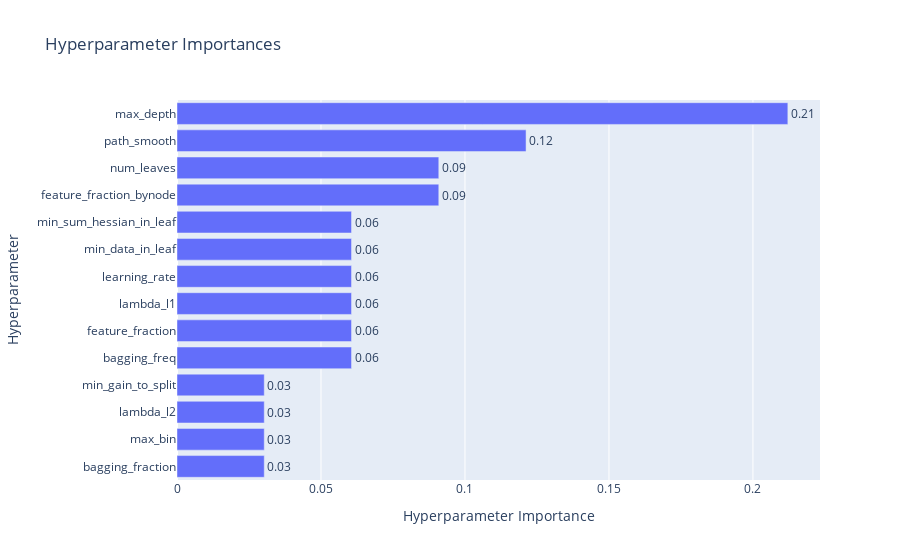
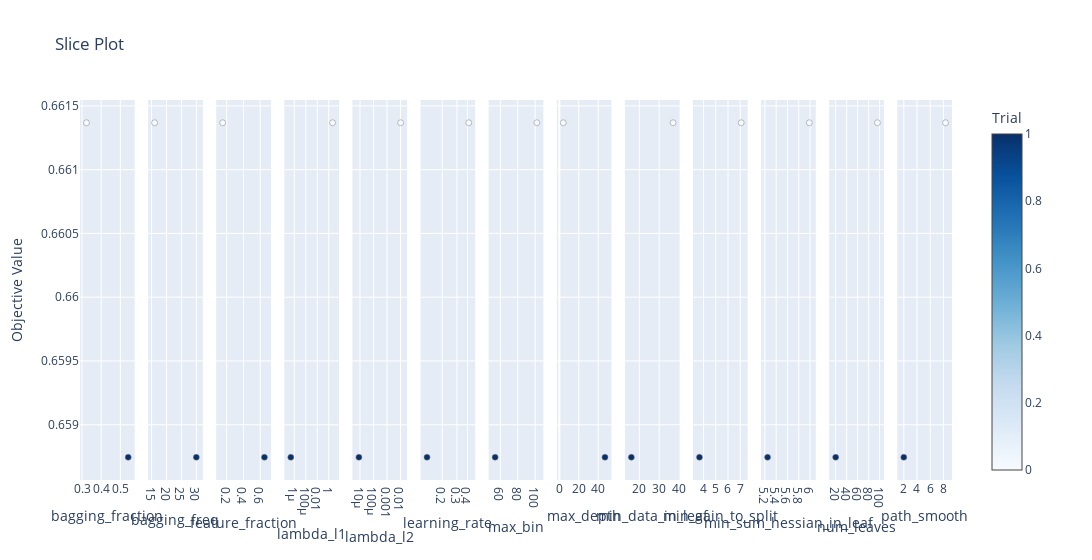

The notebook cell saved with these charts, in order:
### Code cell
memo = "saving score test"
model, df_pred = model_tuner_multi.multi_lightGBM(df4, feature_col2, memo=memo, n_trials=2, save_result=True, visualization=True)

### Figure 1 — Plotly figure (JSON) as saved in the notebook; plotly's stock layout.template omitted (floating-point values rounded to 4 significant figures)
{"data": [{"cliponaxis": false, "hovertemplate": ["bagging_fraction (FloatDistribution): 0.03030303030303031<extra></extra>", "max_bin (IntDistribution): 0.03030303030303031<extra></extra>", "lambda_l2 (FloatDistribution): 0.030303030303030318<extra></extra>", "min_gain_to_split (FloatDistribution): 0.030303030303030318<extra></extra>", "bagging_freq (IntDistribution): 0.06060606060606062<extra></extra>", "feature_fraction (FloatDistribution): 0.06060606060606062<extra></extra>", "lambda_l1 (FloatDistribution): 0.06060606060606062<extra></extra>", "learning_rate (FloatDistribution): 0.06060606060606062<extra></extra>", "min_data_in_leaf (IntDistribution): 0.06060606060606062<extra></extra>", "min_sum_hessian_in_leaf (FloatDistribution): 0.06060606060606062<extra></extra>", "feature_fraction_bynode (FloatDistribution): 0.09090909090909093<extra></extra>", "num_leaves (IntDistribution): 0.09090909090909093<extra></extra>", "path_smooth (FloatDistribution): 0.12121212121212124<extra></extra>", "max_depth (IntDistribution): 0.21212121212121218<extra></extra>"], "name": "Objective Value", "orientation": "h", "text": ["0.03", "0.03", "0.03", "0.03", "0.06", "0.06", "0.06", "0.06", "0.06", "0.06", "0.09", "0.09", "0.12", "0.21"], "textposition": "outside", "type": "bar", "x": [0.0303, 0.0303, 0.0303, 0.0303, 0.06061, 0.06061, 0.06061, 0.06061, 0.06061, 0.06061, 0.09091, 0.09091, 0.1212, 0.2121], "y": ["bagging_fraction", "max_bin", "lambda_l2", "min_gain_to_split", "bagging_freq", "feature_fraction", "lambda_l1", "learning_rate", "min_data_in_leaf", "min_sum_hessian_in_leaf", "feature_fraction_bynode", "num_leaves", "path_smooth", "max_depth"]}], "layout": {"title": {"text": "Hyperparameter Importances"}, "xaxis": {"title": {"text": "Hyperparameter Importance"}}, "yaxis": {"title": {"text": "Hyperparameter"}}}}

### Figure 2 — Plotly figure (JSON) as saved in the notebook; plotly's stock layout.template omitted (floating-point values rounded to 4 significant figures)
{"data": [{"marker": {"color": [0, 1], "colorbar": {"title": {"text": "Trial"}, "x": 1, "xpad": 40}, "colorscale": [[0, "rgb(247,251,255)"], [0.125, "rgb(222,235,247)"], [0.25, "rgb(198,219,239)"], [0.375, "rgb(158,202,225)"], [0.5, "rgb(107,174,214)"], [0.625, "rgb(66,146,198)"], [0.75, "rgb(33,113,181)"], [0.875, "rgb(8,81,156)"], [1, "rgb(8,48,107)"]], "line": {"color": "Grey", "width": 0.5}, "showscale": true}, "mode": "markers", "name": "Feasible Trial", "showlegend": false, "type": "scatter", "x": [0.3233, 0.5412], "xaxis": "x", "y": [0.6614, 0.6587], "yaxis": "y"}, {"marker": {"color": [0, 1], "colorbar": {"title": {"text": "Trial"}, "x": 1, "xpad": 40}, "colorscale": [[0, "rgb(247,251,255)"], [0.125, "rgb(222,235,247)"], [0.25, "rgb(198,219,239)"], [0.375, "rgb(158,202,225)"], [0.5, "rgb(107,174,214)"], [0.625, "rgb(66,146,198)"], [0.75, "rgb(33,113,181)"], [0.875, "rgb(8,81,156)"], [1, "rgb(8,48,107)"]], "line": {"color": "Grey", "width": 0.5}, "showscale": false}, "mode": "markers", "name": "Feasible Trial", "showlegend": false, "type": "scatter", "x": [16, 30], "xaxis": "x2", "y": [0.6614, 0.6587], "yaxis": "y2"}, {"marker": {"color": [0, 1], "colorbar": {"title": {"text": "Trial"}, "x": 1, "xpad": 40}, "colorscale": [[0, "rgb(247,251,255)"], [0.125, "rgb(222,235,247)"], [0.25, "rgb(198,219,239)"], [0.375, "rgb(158,202,225)"], [0.5, "rgb(107,174,214)"], [0.625, "rgb(66,146,198)"], [0.75, "rgb(33,113,181)"], [0.875, "rgb(8,81,156)"], [1, "rgb(8,48,107)"]], "line": {"color": "Grey", "width": 0.5}, "showscale": false}, "mode": "markers", "name": "Feasible Trial", "showlegend": false, "type": "scatter", "x": [0.1523, 0.6507], "xaxis": "x3", "y": [0.6614, 0.6587], "yaxis": "y3"}, {"marker": {"color": [0, 1], "colorbar": {"title": {"text": "Trial"}, "x": 1, "xpad": 40}, "colorscale": [[0, "rgb(247,251,255)"], [0.125, "rgb(222,235,247)"], [0.25, "rgb(198,219,239)"], [0.375, "rgb(158,202,225)"], [0.5, "rgb(107,174,214)"], [0.625, "rgb(66,146,198)"], [0.75, "rgb(33,113,181)"], [0.875, "rgb(8,81,156)"], [1, "rgb(8,48,107)"]], "line": {"color": "Grey", "width": 0.5}, "showscale": false}, "mode": "markers", "name": "Feasible Trial", "showlegend": false, "type": "scatter", "x": [4.589, 2.483e-07], "xaxis": "x4", "y": [0.6614, 0.6587], "yaxis": "y4"}, {"marker": {"color": [0, 1], "colorbar": {"title": {"text": "Trial"}, "x": 1, "xpad": 40}, "colorscale": [[0, "rgb(247,251,255)"], [0.125, "rgb(222,235,247)"], [0.25, "rgb(198,219,239)"], [0.375, "rgb(158,202,225)"], [0.5, "rgb(107,174,214)"], [0.625, "rgb(66,146,198)"], [0.75, "rgb(33,113,181)"], [0.875, "rgb(8,81,156)"], [1, "rgb(8,48,107)"]], "line": {"color": "Grey", "width": 0.5}, "showscale": false}, "mode": "markers", "name": "Feasible Trial", "showlegend": false, "type": "scatter", "x": [0.01026, 8.345e-06], "xaxis": "x5", "y": [0.6614, 0.6587], "yaxis": "y5"}, {"marker": {"color": [0, 1], "colorbar": {"title": {"text": "Trial"}, "x": 1, "xpad": 40}, "colorscale": [[0, "rgb(247,251,255)"], [0.125, "rgb(222,235,247)"], [0.25, "rgb(198,219,239)"], [0.375, "rgb(158,202,225)"], [0.5, "rgb(107,174,214)"], [0.625, "rgb(66,146,198)"], [0.75, "rgb(33,113,181)"], [0.875, "rgb(8,81,156)"], [1, "rgb(8,48,107)"]], "line": {"color": "Grey", "width": 0.5}, "showscale": false}, "mode": "markers", "name": "Feasible Trial", "showlegend": false, "type": "scatter", "x": [0.4147, 0.1316], "xaxis": "x6", "y": [0.6614, 0.6587], "yaxis": "y6"}, {"marker": {"color": [0, 1], "colorbar": {"title": {"text": "Trial"}, "x": 1, "xpad": 40}, "colorscale": [[0, "rgb(247,251,255)"], [0.125, "rgb(222,235,247)"], [0.25, "rgb(198,219,239)"], [0.375, "rgb(158,202,225)"], [0.5, "rgb(107,174,214)"], [0.625, "rgb(66,146,198)"], [0.75, "rgb(33,113,181)"], [0.875, "rgb(8,81,156)"], [1, "rgb(8,48,107)"]], "line": {"color": "Grey", "width": 0.5}, "showscale": false}, "mode": "markers", "name": "Feasible Trial", "showlegend": false, "type": "scatter", "x": [102, 54], "xaxis": "x7", "y": [0.6614, 0.6587], "yaxis": "y7"}, {"marker": {"color": [0, 1], "colorbar": {"title": {"text": "Trial"}, "x": 1, "xpad": 40}, "colorscale": [[0, "rgb(247,251,255)"], [0.125, "rgb(222,235,247)"], [0.25, "rgb(198,219,239)"], [0.375, "rgb(158,202,225)"], [0.5, "rgb(107,174,214)"], [0.625, "rgb(66,146,198)"], [0.75, "rgb(33,113,181)"], [0.875, "rgb(8,81,156)"], [1, "rgb(8,48,107)"]], "line": {"color": "Grey", "width": 0.5}, "showscale": false}, "mode": "markers", "name": "Feasible Trial", "showlegend": false, "type": "scatter", "x": [4, 47], "xaxis": "x8", "y": [0.6614, 0.6587], "yaxis": "y8"}, {"marker": {"color": [0, 1], "colorbar": {"title": {"text": "Trial"}, "x": 1, "xpad": 40}, "colorscale": [[0, "rgb(247,251,255)"], [0.125, "rgb(222,235,247)"], [0.25, "rgb(198,219,239)"], [0.375, "rgb(158,202,225)"], [0.5, "rgb(107,174,214)"], [0.625, "rgb(66,146,198)"], [0.75, "rgb(33,113,181)"], [0.875, "rgb(8,81,156)"], [1, "rgb(8,48,107)"]], "line": {"color": "Grey", "width": 0.5}, "showscale": false}, "mode": "markers", "name": "Feasible Trial", "showlegend": false, "type": "scatter", "x": [37, 16], "xaxis": "x9", "y": [0.6614, 0.6587], "yaxis": "y9"}, {"marker": {"color": [0, 1], "colorbar": {"title": {"text": "Trial"}, "x": 1, "xpad": 40}, "colorscale": [[0, "rgb(247,251,255)"], [0.125, "rgb(222,235,247)"], [0.25, "rgb(198,219,239)"], [0.375, "rgb(158,202,225)"], [0.5, "rgb(107,174,214)"], [0.625, "rgb(66,146,198)"], [0.75, "rgb(33,113,181)"], [0.875, "rgb(8,81,156)"], [1, "rgb(8,48,107)"]], "line": {"color": "Grey", "width": 0.5}, "showscale": false}, "mode": "markers", "name": "Feasible Trial", "showlegend": false, "type": "scatter", "x": [7.081, 3.664], "xaxis": "x10", "y": [0.6614, 0.6587], "yaxis": "y10"}, {"marker": {"color": [0, 1], "colorbar": {"title": {"text": "Trial"}, "x": 1, "xpad": 40}, "colorscale": [[0, "rgb(247,251,255)"], [0.125, "rgb(222,235,247)"], [0.25, "rgb(198,219,239)"], [0.375, "rgb(158,202,225)"], [0.5, "rgb(107,174,214)"], [0.625, "rgb(66,146,198)"], [0.75, "rgb(33,113,181)"], [0.875, "rgb(8,81,156)"], [1, "rgb(8,48,107)"]], "line": {"color": "Grey", "width": 0.5}, "showscale": false}, "mode": "markers", "name": "Feasible Trial", "showlegend": false, "type": "scatter", "x": [5.987, 5.248], "xaxis": "x11", "y": [0.6614, 0.6587], "yaxis": "y11"}, {"marker": {"color": [0, 1], "colorbar": {"title": {"text": "Trial"}, "x": 1, "xpad": 40}, "colorscale": [[0, "rgb(247,251,255)"], [0.125, "rgb(222,235,247)"], [0.25, "rgb(198,219,239)"], [0.375, "rgb(158,202,225)"], [0.5, "rgb(107,174,214)"], [0.625, "rgb(66,146,198)"], [0.75, "rgb(33,113,181)"], [0.875, "rgb(8,81,156)"], [1, "rgb(8,48,107)"]], "line": {"color": "Grey", "width": 0.5}, "showscale": false}, "mode": "markers", "name": "Feasible Trial", "showlegend": false, "type": "scatter", "x": [96, 20], "xaxis": "x12", "y": [0.6614, 0.6587], "yaxis": "y12"}, {"marker": {"color": [0, 1], "colorbar": {"title": {"text": "Trial"}, "x": 1, "xpad": 40}, "colorscale": [[0, "rgb(247,251,255)"], [0.125, "rgb(222,235,247)"], [0.25, "rgb(198,219,239)"], [0.375, "rgb(158,202,225)"], [0.5, "rgb(107,174,214)"], [0.625, "rgb(66,146,198)"], [0.75, "rgb(33,113,181)"], [0.875, "rgb(8,81,156)"], [1, "rgb(8,48,107)"]], "line": {"color": "Grey", "width": 0.5}, "showscale": false}, "mode": "markers", "name": "Feasible Trial", "showlegend": false, "type": "scatter", "x": [8.324, 1.997], "xaxis": "x13", "y": [0.6614, 0.6587], "yaxis": "y13"}], "layout": {"title": {"text": "Slice Plot"}, "width": 3900, "xaxis": {"anchor": "y", "domain": [0, 0.06272], "title": {"text": "bagging_fraction"}}, "xaxis10": {"anchor": "y10", "domain": [0.703, 0.7657], "title": {"text": "min_gain_to_split"}}, "xaxis11": {"anchor": "y11", "domain": [0.7811, 0.8438], "title": {"text": "min_sum_hessian_in_leaf"}}, "xaxis12": {"anchor": "y12", "domain": [0.8592, 0.9219], "title": {"text": "num_leaves"}}, "xaxis13": {"anchor": "y13", "domain": [0.9373, 1.0], "title": {"text": "path_smooth"}}, "xaxis2": {"anchor": "y2", "domain": [0.07811, 0.1408], "title": {"text": "bagging_freq"}}, "xaxis3": {"anchor": "y3", "domain": [0.1562, 0.2189], "title": {"text": "feature_fraction"}}, "xaxis4": {"anchor": "y4", "domain": [0.2343, 0.297], "title": {"text": "lambda_l1"}, "type": "log"}, "xaxis5": {"anchor": "y5", "domain": [0.3124, 0.3751], "title": {"text": "lambda_l2"}, "type": "log"}, "xaxis6": {"anchor": "y6", "domain": [0.3905, 0.4533], "title": {"text": "learning_rate"}, "type": "log"}, "xaxis7": {"anchor": "y7", "domain": [0.4686, 0.5314], "title": {"text": "max_bin"}}, "xaxis8": {"anchor": "y8", "domain": [0.5467, 0.6095], "title": {"text": "max_depth"}}, "xaxis9": {"anchor": "y9", "domain": [0.6249, 0.6876], "title": {"text": "min_data_in_leaf"}}, "yaxis": {"anchor": "x", "domain": [0, 1], "title": {"text": "Objective Value"}}, "yaxis10": {"anchor": "x10", "domain": [0, 1], "matches": "y", "showticklabels": false}, "yaxis11": {"anchor": "x11", "domain": [0, 1], "matches": "y", "showticklabels": false}, "yaxis12": {"anchor": "x12", "domain": [0, 1], "matches": "y", "showticklabels": false}, "yaxis13": {"anchor": "x13", "domain": [0, 1], "matches": "y", "showticklabels": false}, "yaxis2": {"anchor": "x2", "domain": [0, 1], "matches": "y", "showticklabels": false}, "yaxis3": {"anchor": "x3", "domain": [0, 1], "matches": "y", "showticklabels": false}, "yaxis4": {"anchor": "x4", "domain": [0, 1], "matches": "y", "showticklabels": false}, "yaxis5": {"anchor": "x5", "domain": [0, 1], "matches": "y", "showticklabels": false}, "yaxis6": {"anchor": "x6", "domain": [0, 1], "matches": "y", "showticklabels": false}, "yaxis7": {"anchor": "x7", "domain": [0, 1], "matches": "y", "showticklabels": false}, "yaxis8": {"anchor": "x8", "domain": [0, 1], "matches": "y", "showticklabels": false}, "yaxis9": {"anchor": "x9", "domain": [0, 1], "matches": "y", "showticklabels": false}}}
